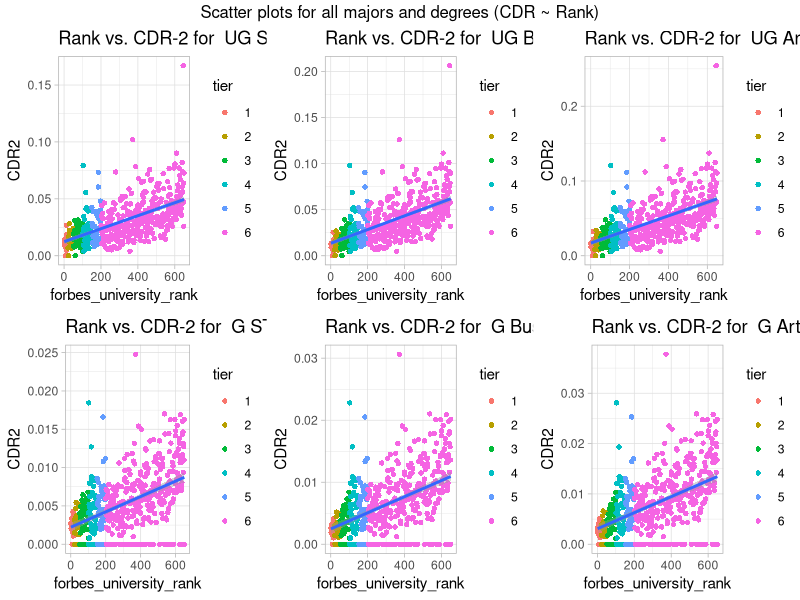

Generate this figure with R: (Note: this script raises an error after producing the figure.)
# Alternate Dataset Model Building 
# Simple Linear Regression and Random Forest Regression for 
# Basic idea for model ----> CDR ~ Rank + Degree + Major 

# 0. Install required libraries if not present
if (!require("readxl")) install.packages("readxl")
if (!require("dplyr")) install.packages("dplyr")
if (!require("magrittr")) install.packages("magrittr")
if (!require("reshape2")) install.packages("reshape2")
if (!require("stringr")) install.packages("stringr")
if (!require("randomForest")) install.packages("randomForest")
if (!require("caret")) install.packages("caret")
if (!require("ggplot2")) install.packages("ggplot2")
if (!require("ggthemes")) install.packages("ggthemes")
if (!require("RColorBrewer")) install.packages("RColorBrewer")
if (!require("gridExtra")) install.packages("gridExtra")
if (!require("gridExtra")) install.packages("RColorBrewer")
if (!require("graphics")) install.packages("graphics")
if (!require("raster")) install.packages("raster")

# 1. Activate libraries
suppressPackageStartupMessages(library(readxl))       # to r/w excel files
suppressPackageStartupMessages(library(dplyr))        # easier data manipulation 
suppressPackageStartupMessages(library(magrittr))     # for pipe operator
suppressPackageStartupMessages(library(reshape2))     # to pivot the data from wide to long format
suppressPackageStartupMessages(library(stringr))      # for sting manipulations

suppressPackageStartupMessages(library(randomForest)) # Random forest modelling package
suppressPackageStartupMessages(library(caret))        # classification and regression testing framework

suppressPackageStartupMessages(library(ggplot2))      # for beautiful plots
suppressPackageStartupMessages(library(ggthemes))     # for beautiful plot themes
suppressPackageStartupMessages(library(RColorBrewer)) # for beautiful color schemes
suppressPackageStartupMessages(library(gridExtra))    # for plot grid arrangements
suppressPackageStartupMessages(library(graphics))     # for graphics adjustment and grid arrangement
suppressPackageStartupMessages(library(raster))       # for map rastering

# 2. Read data from the excel file (Make sure that the required excel file is present in the current working directory)
cdr <- readxl::read_excel(path = "AlternateMethod-DOEMergedDataForModels-v1.2.xlsx", 
                          sheet = "final_data_pasted_instance")

# 3. Reshape the data (Convert wide format data to long format)
cdr_long <- reshape2::melt(data = cdr, 
                           id.vars=c("UNITID", "OPEID", "OPEID6", "INSTNM", "CITY", "STABBR",
                                     "ZIP", "CONTROL", "FORBES_UNIVERSITY_RANK", "TIER", "Inst-type-II"))

# Create degree, major and cdr_type variables
cdr_long %<>% dplyr::mutate(degree = str_remove(string = substr(x = variable, 
                                                                start = 1, 
                                                                stop = 2), 
                                                pattern = "_"), 
                            major = str_remove_all(string = str_extract(string = variable, pattern = "_[a-zA-Z]+_"),
                                                   pattern = "_"),
                            cdr_type = str_extract(string = variable, pattern = "CDR[2-3]")) %>%
  dplyr::select(-variable)

colnames(cdr_long) <- tolower(make.names(colnames(cdr_long)))

# pivot back to add cdr2 and cdr3 columns
cdr2df <- reshape2::dcast(data = cdr_long, 
                          formula = unitid+ opeid+ opeid6+ instnm+ city+ stabbr+
                            zip+ control+ forbes_university_rank+ tier+ inst.type.ii + major + degree ~ cdr_type)

# Correct field types
cdr2df %<>% dplyr::mutate(tier = as.factor(tier), 
                          inst.type.ii = dplyr::recode_factor(inst.type.ii, '3' = 'Non-Selective', '5' = 'Selective', .ordered = TRUE),
                          degree = dplyr::recode_factor(degree, '3' = "UG", '5' = "G", .ordered = TRUE),
                          major = as.factor(major))

# 4. EDA plots 
dgs <- unique(cdr2df$degree)
mjrs <- unique(cdr2df$major)
list_of_plots = list()
for (j in 1:length(dgs)){
  for (i in 1:length(mjrs)){
    sub_df <- cdr2df %>% dplyr::filter(degree == dgs[j] & major == mjrs[i])
    list_of_plots[[length(mjrs)*(j-1) + i]] = ggplot(data = sub_df, 
                                                     aes(x = forbes_university_rank, y = CDR2)) + 
      geom_point(aes(color = tier), shape = 16) + 
      geom_smooth(method=lm) + 
      ggtitle(paste("Rank vs. CDR-2 for ", dgs[j], mjrs[i])) + 
      theme_light()
    
    print(paste(j, dgs[j], i, mjrs[i], length(mjrs)*(j-1) + i))
  }
}
do.call(grid.arrange, c(list_of_plots, 
                        nrow = 2, 
                        top = "Scatter plots for all majors and degrees (CDR ~ Rank)"))


# 5. Data Pre-processing before modelling
# 5.1 Inverse calculation of CDR
cdr2df$cdr2inv <- 1/cdr2df$CDR2
cdr2df$cdr3inv <- 1/cdr2df$CDR3

# 5.2 multiply cdr by 100 (to make it percentages rather than decimals)
cdr2df$cdr2100 <- cdr2df$CDR2 * 100
cdr2df$cdr3100 <- cdr2df$CDR3 * 100

# 5.3 Remove all zero values in dependent variable
reg2_df <- cdr2df[which(cdr2df$cdr2100 != 0), ]
reg3_df <- cdr2df[which(cdr2df$cdr3100 != 0), ]

# 5.4 Train-test split
set.seed(101) # Set Seed so that same sample can be reproduced in future also
# Now Selecting 80% of data as sample from total 'n' rows of the data  
sample2 <- sample.int(n = nrow(reg2_df), size = floor(.80*nrow(reg2_df)), replace = F)
train2 <- reg2_df[sample2, ]
test2  <- reg2_df[-sample2, ]

sample3 <- sample.int(n = nrow(reg3_df), size = floor(.80*nrow(reg3_df)), replace = F)
train3 <- reg3_df[sample3, ]
test3  <- reg3_df[-sample3, ]

# 6. Model Development and testing 
# 6.0 Function to calculate the R-squared 
r.sqrd <- function(actual, preds){
  rss <- sum((preds - actual) ^ 2)  ## residual sum of squares
  tss <- sum((actual - mean(actual)) ^ 2)  ## total sum of squares
  rsq <- 1 - rss/tss
  return(list(mse = rss/length(actual), r.sq = rsq))
}

# 6.1 Linear model
# 6.1.1 for CDR2 ~ rank + major + degree
k10 <- caret::trainControl(method = "cv", number = 10)
ols_model2 <- caret::train(cdr2100 ~ forbes_university_rank + major + degree, 
                          data = train2, 
                          trControl = k10, 
                          method = "lm")
summary(ols_model2)
x$adj.r.squared
pred = predict(ols_model2, newdata = test2)
r.sqrd(actual = test2$cdr2100, preds = pred)
# Print performance metrics
cat('OLS Regression for CDR2 \nIn-Sample R.sq:', 
    r.sqrd(actual = train2$cdr2100, preds = predict(object = ols_model2, newdata = train2))$r.sq,
    '\nIn-Sample MSE:', 
    r.sqrd(actual = train2$cdr2100, preds = predict(object = ols_model2, newdata = train2))$mse, 
    '\nOut-of-sample R.sq:', 
    r.sqrd(actual = test2$cdr2100, preds = predict(object = ols_model2, newdata = test2))$r.sq,
    '\nOut-of-sample MSE:', r.sqrd(actual = test2$cdr2100, preds = predict(object = ols_model2, newdata = test2))$mse)

# 6.1.2 for CDR3 ~ rank + major + degree
k10 <- caret::trainControl(method = "cv", number = 10)
ols_model3 <- caret::train(cdr3100 ~ forbes_university_rank + major + degree, 
                          data = train3, 
                          trControl = k10, 
                          method = "lm")
summary(ols_model3)

pred = predict(ols_model3, newdata = test3)
r.sqrd(actual = test3$cdr3100, preds = pred)
# Print performance metrics
cat('OLS Regression for CDR3 \nIn-Sample R.sq:', 
    r.sqrd(actual = train3$cdr3100, preds = predict(object = ols_model3, newdata = train3))$r.sq,
    '\nIn-Sample MSE:', 
    r.sqrd(actual = train3$cdr3100, preds = predict(object = ols_model3, newdata = train3))$mse, 
    '\nOut-of-sample R.sq:', 
    r.sqrd(actual = test3$cdr3100, preds = predict(object = ols_model3, newdata = test3))$r.sq,
    '\nOut-of-sample MSE:', r.sqrd(actual = test3$cdr3100, preds = predict(object = ols_model3, newdata = test3))$mse)


# 6.2 Random forest model
# 6.2.2 for CDR2 ~ rank + major + degree
rf.fit2 <- randomForest::randomForest(cdr2100 ~ forbes_university_rank + major + degree, 
                                        data = train2,
                                        ntree = 500,
                                        importance = T)
rf.fit2
data.frame(Feature = row.names(rf.fit2$importance), rf.fit2$importance) %>% 
  mutate('%Importance' = IncNodePurity * 100/sum(rf.fit2$importance[, 'IncNodePurity']))

# Print performance metrics
cat('Random Forest Regression for CDR2 \nIn-Sample R.sq:', 
    r.sqrd(actual = train2$cdr2100, preds = predict(object = rf.fit2, newdata = train2))$r.sq,
    '\nIn-Sample MSE:', 
    r.sqrd(actual = train2$cdr2100, preds = predict(object = rf.fit2, newdata = train2))$mse, 
    '\nOut-of-sample R.sq:', 
    r.sqrd(actual = test2$cdr2100, preds = predict(object = rf.fit2, newdata = test2))$r.sq,
    '\nOut-of-sample MSE:', 
    r.sqrd(actual = test2$cdr2100, preds = predict(object = rf.fit2, newdata = test2))$mse)


# 6.2.3 for CDR3 ~ rank + major + degree
rf.fit3 <- randomForest::randomForest(cdr3100 ~ forbes_university_rank + major + degree, 
                                     data = train3,
                                     ntree = 500,
                                     importance = T)
rf.fit3
data.frame(Feature = row.names(rf.fit3$importance), rf.fit3$importance) %>% 
  mutate('%Importance' = IncNodePurity * 100/sum(rf.fit3$importance[, 'IncNodePurity']))

# Print performance metrics
cat('Random Forest Regression for CDR3 \nIn-Sample R.sq:', 
    r.sqrd(actual = train3$cdr3100, preds = predict(object = rf.fit3, newdata = train3))$r.sq,
    '\nIn-Sample MSE:', 
    r.sqrd(actual = train3$cdr3100, preds = predict(object = rf.fit3, newdata = train3))$mse, 
    '\nOut-of-sample R.sq:', 
    r.sqrd(actual = test3$cdr3100, preds = predict(object = rf.fit3, newdata = test3))$r.sq,
    '\nOut-of-sample MSE:', 
    r.sqrd(actual = test3$cdr3100, preds = predict(object = rf.fit3, newdata = test3))$mse)

# Random forest regression plots using CDR3
tdf <- reg3_df %>% mutate(line.type = factor(paste0(major, '-', degree), 
                                           levels = c("Arts-UG", "Business-UG", "STEM-UG", "Arts-G", "Business-G", "STEM-G")), 
                        pred = predict(object = rf.fit3, 
                                       newdata = .) ) %>% filter(forbes_university_rank <= 300)

p <- ggplot(data = tdf) +
  ggtitle(label = "Random Forest regression plot" , 
          subtitle = "Rankings vs CDR2") + 
  xlab(label = "Forbes University Rankings") + 
  ylab(label = "CDR-3yrs (in %)") + 
  geom_point(aes(x = forbes_university_rank,
                 y= cdr3100),
             color = "darkseagreen1") +
  geom_line(aes(x = forbes_university_rank,
                y = pred,
                color = line.type),
            size = 1.1) + 
  xlim(0, 300) + 
  ylim(0, 6) + 
  theme_gdocs() + scale_color_brewer(palette="Dark2")
p
